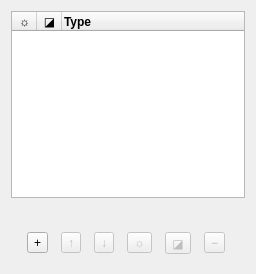
<?xml version="1.0" encoding="UTF-8"?>
<ui version="4.0">
 <class>LayerDialog</class>
 <widget class="QWidget" name="LayerDialog">
  <property name="geometry">
   <rect>
    <x>0</x>
    <y>0</y>
    <width>256</width>
    <height>274</height>
   </rect>
  </property>
  <property name="windowTitle">
   <string>Layers</string>
  </property>
  <layout class="QVBoxLayout" name="verticalLayout">
   <item>
    <widget class="QTableWidget" name="table">
     <property name="horizontalScrollBarPolicy">
      <enum>Qt::ScrollBarAlwaysOff</enum>
     </property>
     <property name="editTriggers">
      <set>QAbstractItemView::NoEditTriggers</set>
     </property>
     <property name="tabKeyNavigation">
      <bool>false</bool>
     </property>
     <property name="showDropIndicator" stdset="0">
      <bool>false</bool>
     </property>
     <property name="dragDropOverwriteMode">
      <bool>false</bool>
     </property>
     <property name="selectionMode">
      <enum>QAbstractItemView::ContiguousSelection</enum>
     </property>
     <property name="selectionBehavior">
      <enum>QAbstractItemView::SelectRows</enum>
     </property>
     <property name="textElideMode">
      <enum>Qt::ElideNone</enum>
     </property>
     <property name="wordWrap">
      <bool>false</bool>
     </property>
     <property name="cornerButtonEnabled">
      <bool>false</bool>
     </property>
     <attribute name="horizontalHeaderCascadingSectionResizes">
      <bool>false</bool>
     </attribute>
     <attribute name="horizontalHeaderDefaultSectionSize">
      <number>25</number>
     </attribute>
     <attribute name="horizontalHeaderStretchLastSection">
      <bool>true</bool>
     </attribute>
     <attribute name="verticalHeaderDefaultSectionSize">
      <number>25</number>
     </attribute>
     <column>
      <property name="text">
       <string>☼</string>
      </property>
      <property name="font">
       <font>
        <weight>75</weight>
        <bold>true</bold>
       </font>
      </property>
      <property name="textAlignment">
       <set>AlignHCenter|AlignVCenter|AlignCenter</set>
      </property>
     </column>
     <column>
      <property name="text">
       <string>◪</string>
      </property>
      <property name="font">
       <font>
        <weight>75</weight>
        <bold>true</bold>
       </font>
      </property>
      <property name="textAlignment">
       <set>AlignHCenter|AlignVCenter|AlignCenter</set>
      </property>
     </column>
     <column>
      <property name="text">
       <string>Type</string>
      </property>
      <property name="font">
       <font>
        <weight>75</weight>
        <bold>true</bold>
       </font>
      </property>
      <property name="textAlignment">
       <set>AlignLeft|AlignVCenter</set>
      </property>
     </column>
    </widget>
   </item>
   <item>
    <spacer name="verticalSpacer">
     <property name="orientation">
      <enum>Qt::Vertical</enum>
     </property>
     <property name="sizeHint" stdset="0">
      <size>
       <width>20</width>
       <height>24</height>
      </size>
     </property>
    </spacer>
   </item>
   <item>
    <widget class="QWidget" name="widget" native="true">
     <layout class="QHBoxLayout" name="horizontalLayout">
      <item>
       <widget class="QToolButton" name="toolButton">
        <property name="text">
         <string>+</string>
        </property>
       </widget>
      </item>
      <item>
       <widget class="QToolButton" name="toolButton_2">
        <property name="enabled">
         <bool>false</bool>
        </property>
        <property name="text">
         <string>↑</string>
        </property>
       </widget>
      </item>
      <item>
       <widget class="QToolButton" name="toolButton_3">
        <property name="enabled">
         <bool>false</bool>
        </property>
        <property name="text">
         <string>↓</string>
        </property>
       </widget>
      </item>
      <item>
       <widget class="QToolButton" name="toolButton_5">
        <property name="enabled">
         <bool>false</bool>
        </property>
        <property name="text">
         <string>☼</string>
        </property>
       </widget>
      </item>
      <item>
       <widget class="QToolButton" name="toolButton_7">
        <property name="enabled">
         <bool>false</bool>
        </property>
        <property name="text">
         <string>◪</string>
        </property>
       </widget>
      </item>
      <item>
       <widget class="QToolButton" name="toolButton_4">
        <property name="enabled">
         <bool>false</bool>
        </property>
        <property name="text">
         <string>−</string>
        </property>
       </widget>
      </item>
     </layout>
    </widget>
   </item>
  </layout>
 </widget>
 <resources/>
 <connections>
  <connection>
   <sender>toolButton</sender>
   <signal>triggered(QAction*)</signal>
   <receiver>LayerDialog</receiver>
   <slot>addLayer()</slot>
   <hints>
    <hint type="sourcelabel">
     <x>33</x>
     <y>255</y>
    </hint>
    <hint type="destinationlabel">
     <x>39</x>
     <y>207</y>
    </hint>
   </hints>
  </connection>
  <connection>
   <sender>toolButton_2</sender>
   <signal>triggered(QAction*)</signal>
   <receiver>LayerDialog</receiver>
   <slot>raiseLayer()</slot>
   <hints>
    <hint type="sourcelabel">
     <x>74</x>
     <y>255</y>
    </hint>
    <hint type="destinationlabel">
     <x>73</x>
     <y>207</y>
    </hint>
   </hints>
  </connection>
  <connection>
   <sender>toolButton_3</sender>
   <signal>triggered(QAction*)</signal>
   <receiver>LayerDialog</receiver>
   <slot>lowerLayer()</slot>
   <hints>
    <hint type="sourcelabel">
     <x>106</x>
     <y>255</y>
    </hint>
    <hint type="destinationlabel">
     <x>103</x>
     <y>207</y>
    </hint>
   </hints>
  </connection>
  <connection>
   <sender>toolButton_5</sender>
   <signal>triggered(QAction*)</signal>
   <receiver>LayerDialog</receiver>
   <slot>showHideLayer()</slot>
   <hints>
    <hint type="sourcelabel">
     <x>137</x>
     <y>255</y>
    </hint>
    <hint type="destinationlabel">
     <x>139</x>
     <y>207</y>
    </hint>
   </hints>
  </connection>
  <connection>
   <sender>toolButton_7</sender>
   <signal>triggered(QAction*)</signal>
   <receiver>LayerDialog</receiver>
   <slot>showHideMask()</slot>
   <hints>
    <hint type="sourcelabel">
     <x>178</x>
     <y>255</y>
    </hint>
    <hint type="destinationlabel">
     <x>173</x>
     <y>207</y>
    </hint>
   </hints>
  </connection>
  <connection>
   <sender>toolButton_4</sender>
   <signal>triggered(QAction*)</signal>
   <receiver>LayerDialog</receiver>
   <slot>deleteLayer()</slot>
   <hints>
    <hint type="sourcelabel">
     <x>209</x>
     <y>255</y>
    </hint>
    <hint type="destinationlabel">
     <x>216</x>
     <y>207</y>
    </hint>
   </hints>
  </connection>
  <connection>
   <sender>table</sender>
   <signal>cellClicked(int,int)</signal>
   <receiver>LayerDialog</receiver>
   <slot>respondToClick(int,int)</slot>
   <hints>
    <hint type="sourcelabel">
     <x>111</x>
     <y>43</y>
    </hint>
    <hint type="destinationlabel">
     <x>253</x>
     <y>50</y>
    </hint>
   </hints>
  </connection>
  <connection>
   <sender>table</sender>
   <signal>itemSelectionChanged()</signal>
   <receiver>LayerDialog</receiver>
   <slot>newSelection()</slot>
   <hints>
    <hint type="sourcelabel">
     <x>215</x>
     <y>130</y>
    </hint>
    <hint type="destinationlabel">
     <x>253</x>
     <y>148</y>
    </hint>
   </hints>
  </connection>
 </connections>
 <slots>
  <slot>addLayer()</slot>
  <slot>raiseLayer()</slot>
  <slot>lowerLayer()</slot>
  <slot>showHideLayer()</slot>
  <slot>showHideMask()</slot>
  <slot>deleteLayer()</slot>
  <slot>newSelection()</slot>
  <slot>respondToClick(int,int)</slot>
 </slots>
</ui>
